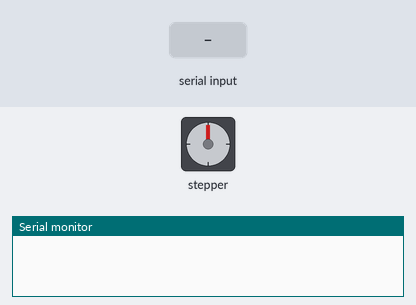
Simulated run of this sketch. Board: Arduino Uno, built with avr-gcc and run on an emulated ATmega328P. Shown: stepper motor, the last lines printed to the serial monitor. The inputs (shaded band) are chosen by the test bench. Stepper angles assume 2048 steps per turn.

Above: at 1.2 s.
1.3 s: "90,45\n" received over Serial
At 1.9 s:
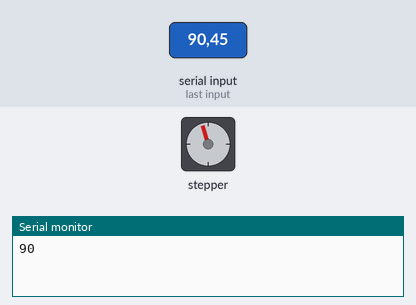
4.3 s: "30,150\n" received over Serial
At 8.1 s:
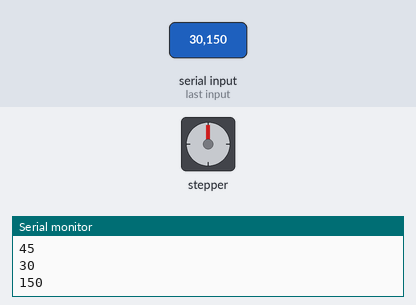
Timing chart, 0 to 9.6 s (numbered marks = the images above; inputs shaded):
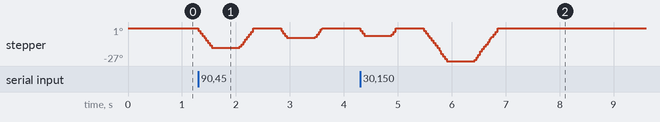

Measured:
- after the input at 1.3 s, stepper: turns 16° counter-clockwise in 0.25 s, then 16° clockwise in 0.25 s, then 8° counter-clockwise in 0.11 s, then 8° clockwise in 0.13 s

The sketch:

stepper.ino
```cpp
#include <Stepper.h>

const int stepsPerRevolution = 2048;

Stepper myStepper(stepsPerRevolution, 3, 5, 4, 2);

int steps = 0;

void setup() {
  myStepper.setSpeed(10);
  Serial.begin(9600);
}

void loop() {
  while (Serial.available() > 0) {
    steps = Serial.parseInt();

    if (steps != 0) {
      Serial.println(steps);

      myStepper.step(-steps);
      delay(500);

      myStepper.step(steps);
      delay(500);
    }
  }
}
```
